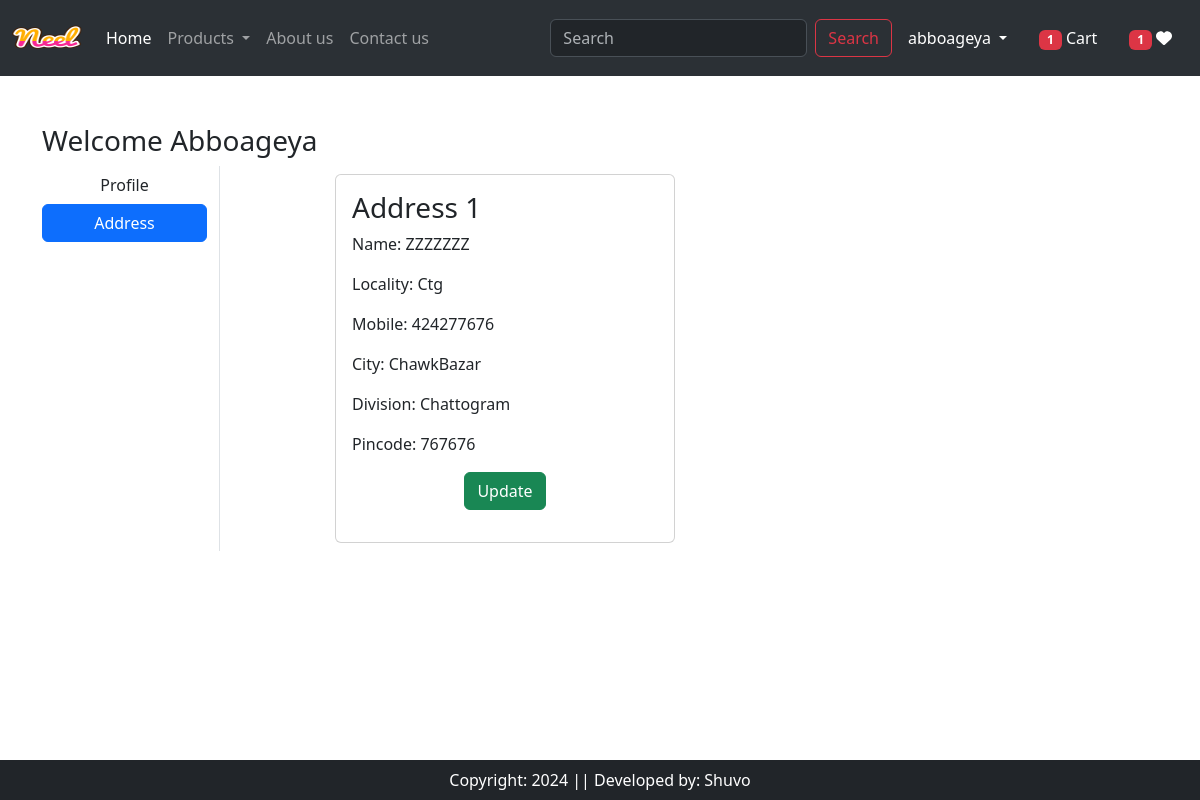
Page /address/ (signed in) on the committed database.
### app/models.py (models this page shows)
class Customer(models.Model):
    user=models.ForeignKey(User,on_delete=models.CASCADE)
    name =models.CharField(max_length=200)
    locality =models.CharField(max_length=200)
    city =models.CharField(max_length=200)
    mobile =models.IntegerField(default=0)
    zipcode=models.IntegerField()
    division =models.CharField(choices=Division_CHOICES,max_length=100)

### app/views.py (the view)
# urls.py: path('address/', views.address,name="address"),
def address(request):
    add =Customer.objects.filter(user=request.user)
    totalitem = 0
    wishitem = 0
    if request.user.is_authenticated:
        totalitem = len(Cart.objects.filter(user=request.user))
        wishitem = len(Wishlist.objects.filter(user=request.user))
    return render(request,'app/address.html',locals())

### app/templates/app/address.html (shortened to what this page needs)
{% extends "app/base.html" %}
{% load static  %}
{% block main-content %}
<div class="container my-5">
    <div class="row">
     <h3>Welcome <span class="text-capitalize">{{request.user}}</span></h3>
        <div class="col-sm-2 border-end">
            <ul class="list-unstyled">
                <li class="d-grid"><a href="{% url "profile" %}" class="btn ">Profile</a></li>
                <li class="d-grid"><a href="{% url "address" %}" class="btn btn-primary ">Address</a></li>
            </ul>
        </div>
        <div class="col-sm-8 offset-sm-1">
            <div class="row">
                {% for ad in add  %}
                <div class="col-sm-6">
                    <div class="card m-2">
                        <div class="card-body">
                            <h3>Address {{forloop.counter}}</h3>
                            <p>Name: {{ad.name}}</p>
                            <p>Locality: {{ad.locality}}</p>
                            <p>Mobile: {{ad.mobile}}</p>
                            <p>City: {{ad.city}}</p>
                            <p>Division: {{ad.division}}</p>
                            <p>Pincode: {{ad.zipcode}}</p>
                            <p class="text-center"><a href="{% url "updateAddress" pk=ad.id %}" type="button" class="btn btn-success">Update</a></p>
                        </div>
                    </div>
                </div>
                {% endfor %}
            </div>
        </div>
    </div>
</div>
{% endblock main-content %}

### app/templates/app/base.html (shortened to what this page needs)
{% load static %}
<!DOCTYPE html>
<html>
<head>
    <link rel="stylesheet" href="{% static 'app/css/owl.carousel.min.css' %}" />
    <link rel="stylesheet" href="{% static 'app/css/all.min.css' %}" />
    <link rel="stylesheet" href="{% static 'app/css/style.css' %}" />
    <link href="https://cdn.jsdelivr.net/npm/bootstrap@5.3.3/dist/css/bootstrap.min.css"
          rel="stylesheet"
 />
</head>
<body>
  <nav class="navbar navbar-expand-lg bg-body-tertiary bg-primary" data-bs-theme="dark">
        <div class="container-fluid">
            <a class="navbar-brand" href="/">
                <img src="{% static 'app/images/neel.png' %}" width="70" height="50" />
            </a>
            <div class="collapse navbar-collapse" id="navbarSupportedContent">
                <ul class="navbar-nav me-auto mb-2 mb-lg-0">
                    {% if request.user.is_authenticated %}
                        <li class="nav-item">
                            <a class="nav-link active" aria-current="page" href="/">Home</a>
                        </li>
                        <li class="nav-item dropdown">
                            <a class="nav-link dropdown-toggle" href="#" role="button" data-bs-toggle="dropdown" aria-expanded="false">
                                Products
                            </a>
                        </li>
                        <li class="nav-item">
                            <a class="nav-link" href="{% url 'about' %}">About us</a>
                        </li>
                        <li class="nav-item">
                            <a class="nav-link" href="{% url 'contact' %}">Contact us</a>
                        </li>
                    {% endif %}
                </ul>
                <form class="d-flex" role="search" action="/search">
                    <input class="form-control me-2" type="search" placeholder="Search" name="search" aria-label="Search" />
                    <button class="btn btn-outline-danger" type="submit">Search</button>
                </form>
            </div>
            <ul class="navbar-nav me-auto mb-2 mb-lg-0">
                {% if request.user.is_authenticated %}
                    <li class="nav-item dropdown mx-2">
                        <a class="nav-link dropdown-toggle text-white" href="#" id="profileDropdown" role="button"
                           data-bs-toggle="dropdown" aria-expanded="false">
                           {{ request.user.username }}
                        </a>
                    </li>
                    <li class="nav-item mx-2">
                        <a href="{% url 'showcart' %}" class="nav-link text-white">
                            <span class="badge bg-danger">{% if totalitem > 0 %} {{ totalitem }} {% endif %}</span>
                            Cart
                        </a>
                    </li>
                    <li class="nav-item mx-2">
                        <a href="{% url 'wishlist' %}" class="nav-link text-white">
                            <span class="badge bg-danger">{% if wishitem > 0 %} {{ wishitem }} {% endif %}</span>
                            <i class="fas fa-heart"></i>
                        </a>
                    </li>
                {% endif %}
            </ul>
        </div>
    </nav>
    {% block main-content %}{% endblock main-content %}
    <footer class="container-fluid bg-dark text-white text-center p-2 mt-5 fixed-bottom">
        Copyright: 2024 || Developed by: Shuvo
    </footer>
</body>
</html>

### rows in the picture
Customer: name "ZZZZZZZ", locality "Ctg", mobile "424277676", city "ChawkBazar", division "Chattogram", zipcode "767676"

### other values in the picture
{{ request.user.username }} "abboageya"
{{ totalitem }} "1"
{{ wishitem }} "1"
{{ request.user }} "Abboageya"
